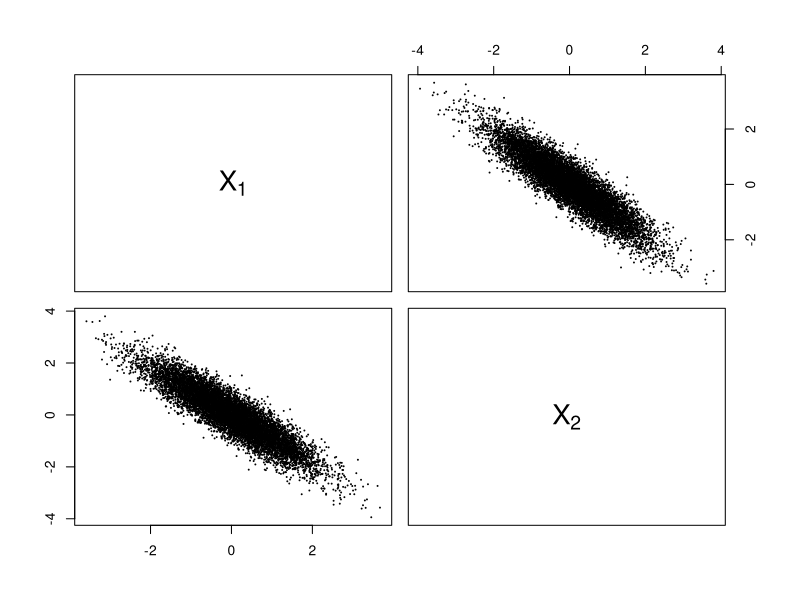
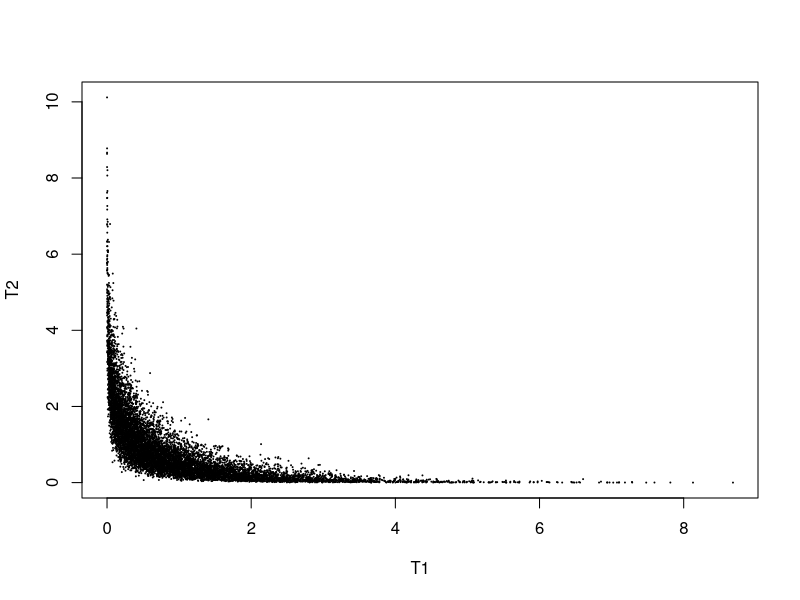
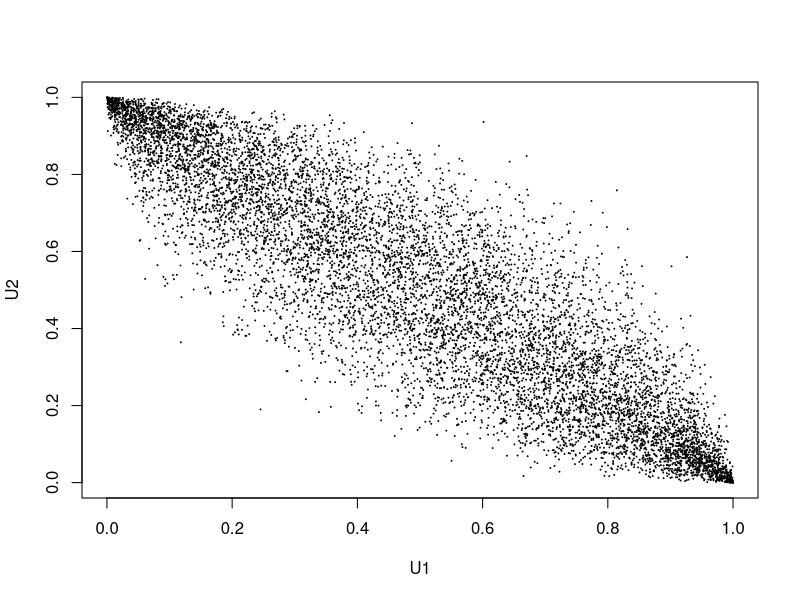
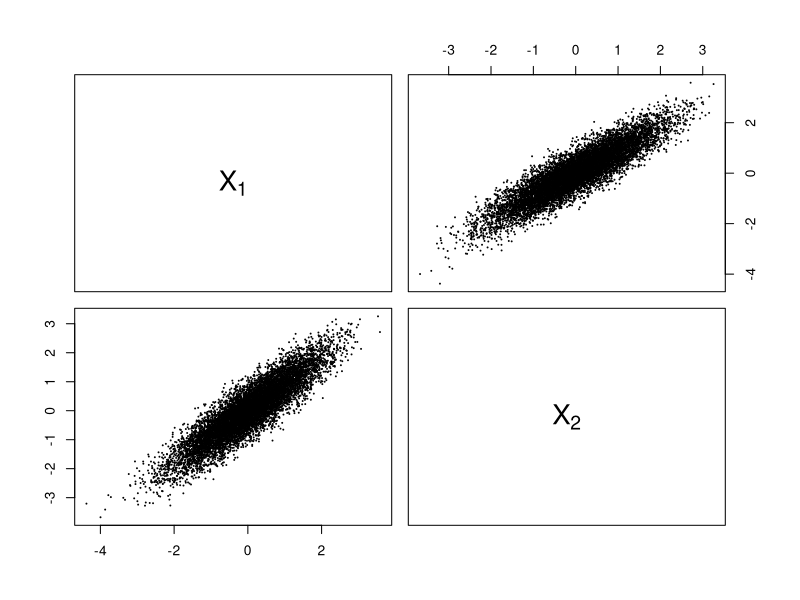
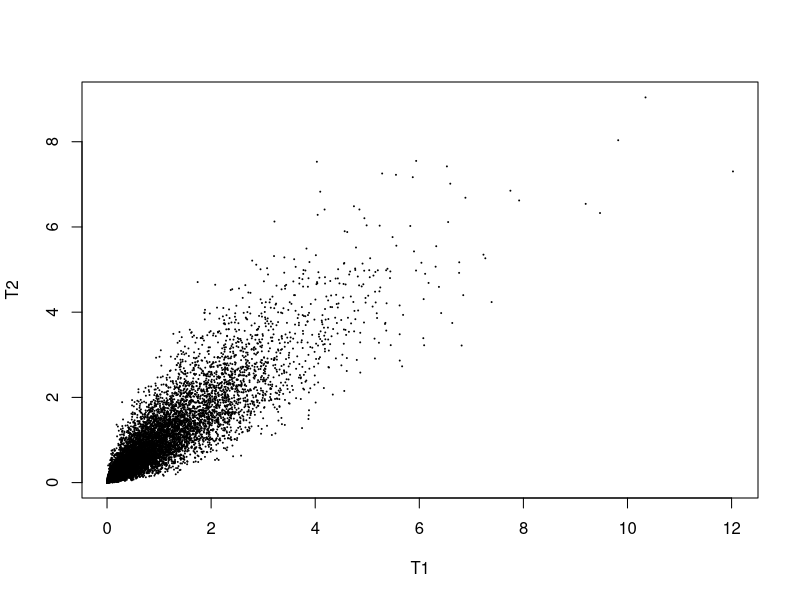
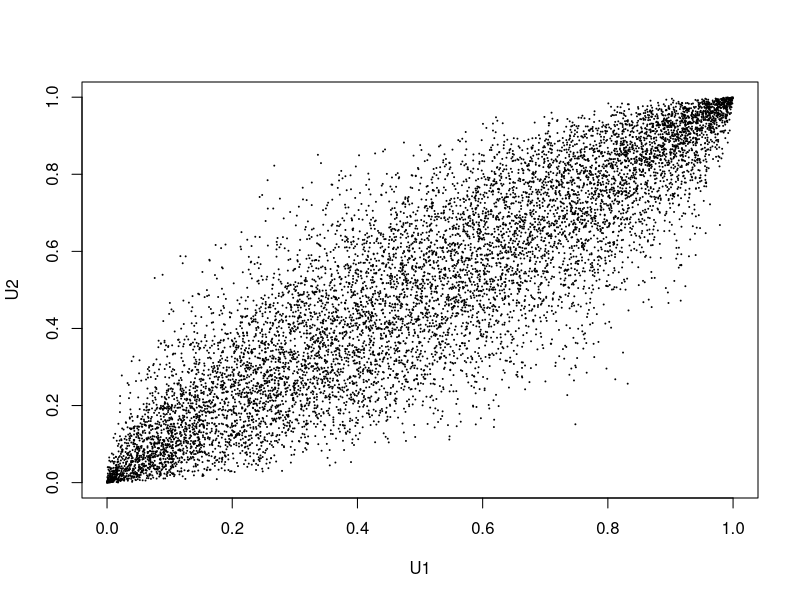
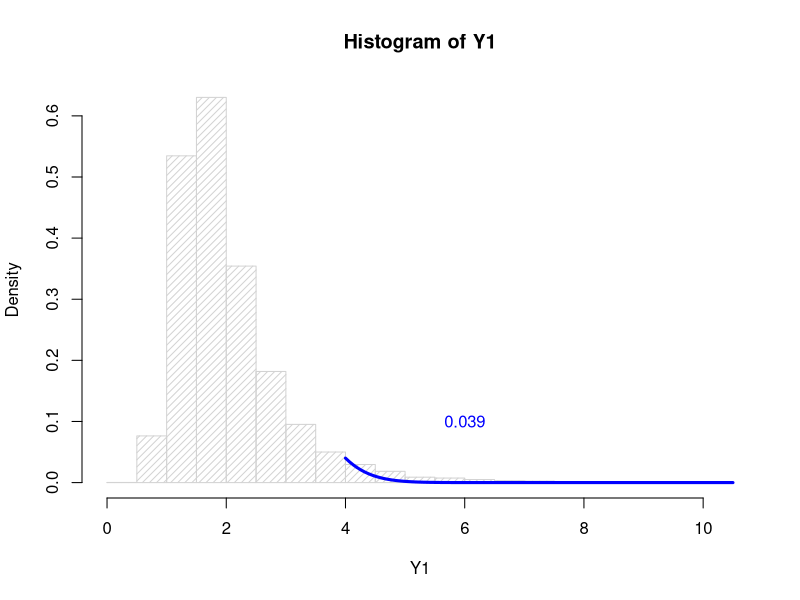
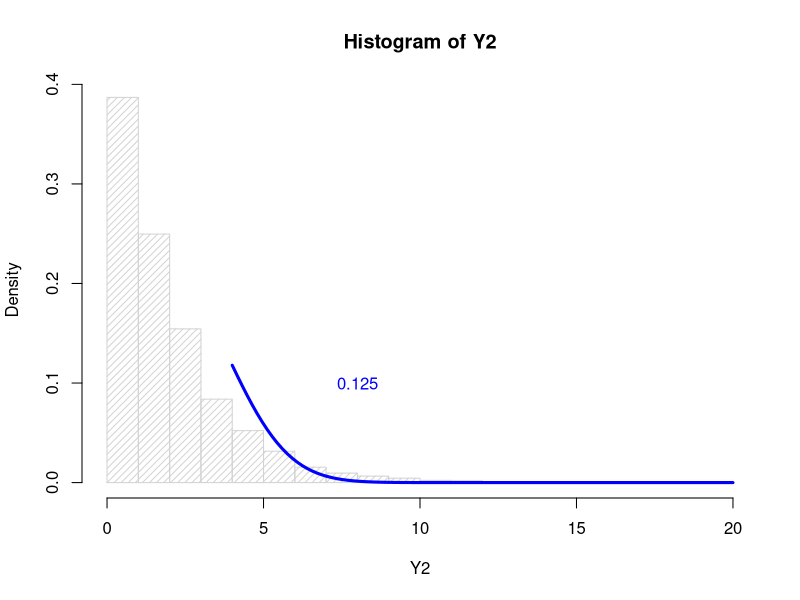

Write R code to recreate these figures, in order.
n = 1e4

EX1 <- 0; sd1 <- 1;
EX2 <- 0; sd2 <- 1;

# lazy function
makecor <- function(rho12) {
    d <- 2 #dimention

    Rho <- matrix (c(1,rho12,rho12,1),ncol=2)

    Sigma <-  Rho * c(sd1,sd2) %*% t(c(sd1,sd2))

    A <- chol(Sigma);round(A,3)

    Z <-  matrix(rnorm(n*d), nrow=n,ncol=d)
    X <- Z %*% A + matrix( c(EX1,EX2),nrow=n,ncol=d,byrow=TRUE)

    pairs(X,labels=expression(X[1],X[2]),cex=0.1)

    U1 <- pnorm(X[,1])
    U2 <- pnorm(X[,2])

    T1 <- -log(U1)
    T2 <- -log(U2)
    plot(T1,T2,cex=0.1)
    plot(U1,U2,cex=0.1)
    
    cor(T1,T2)
    Y <- T1+T2
    return (Y)
}

Y1 <- makecor(-0.9)
Y2 <- makecor(0.9)


hist(Y1, prob=TRUE,freq=FALSE, dens=20)
curve(dnorm(x, mean=mean(Y1), sd=sd(Y1)),add=TRUE, col="blue", from=4, lwd=3)
text(6,0.1,round(mean(Y1 >= 4),3),col="blue");

hist(Y2, prob=TRUE,freq=FALSE, dens=20)
curve(dnorm(x, mean=mean(Y2), sd=sd(Y2)),add=TRUE, col="blue", from=4, lwd=3)
text(8,0.1,round(mean(Y2 >= 4),3),col="blue");

round(mean(Y1>=4),3)
round(mean(Y2>=4),3)
